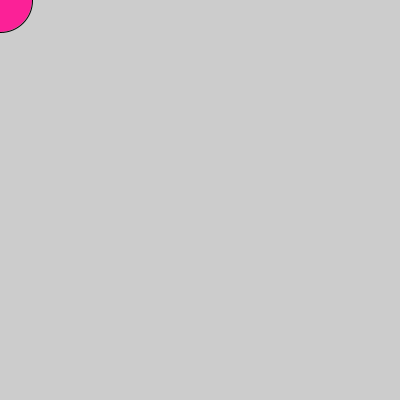
Frame 1 (no input)
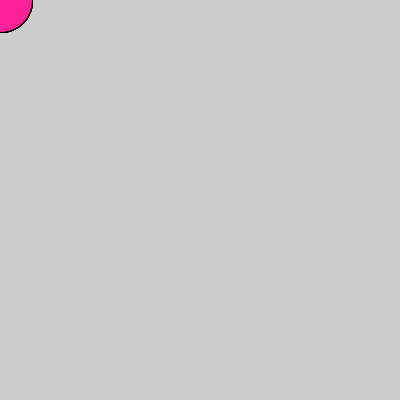
Frame 60 (the mouse pressed at the canvas centre just before this capture)
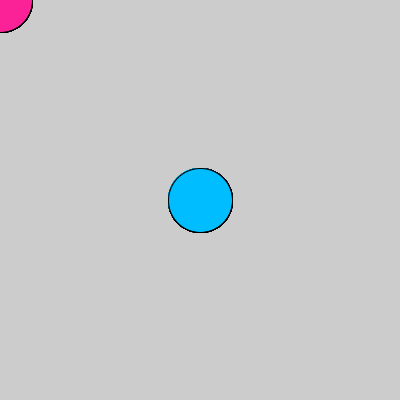
Frame 120 (the mouse held since frame 60 and released just before this capture)

The Processing sketch that drew these frames (run headless with seeded random() and noise(); from frame 60 on, the mouse is pressed at the canvas centre):

// Processing sketch: processing_87099
// ── processing_87099.pde

void setup() {
  size(400, 400);
  smooth();
}

void draw() {
  if (mousePressed) {
    fill(0,189,255);
  } else {
    fill(251,33,151);
  }
  ellipse(mouseX, mouseY, 64, 64);
}
